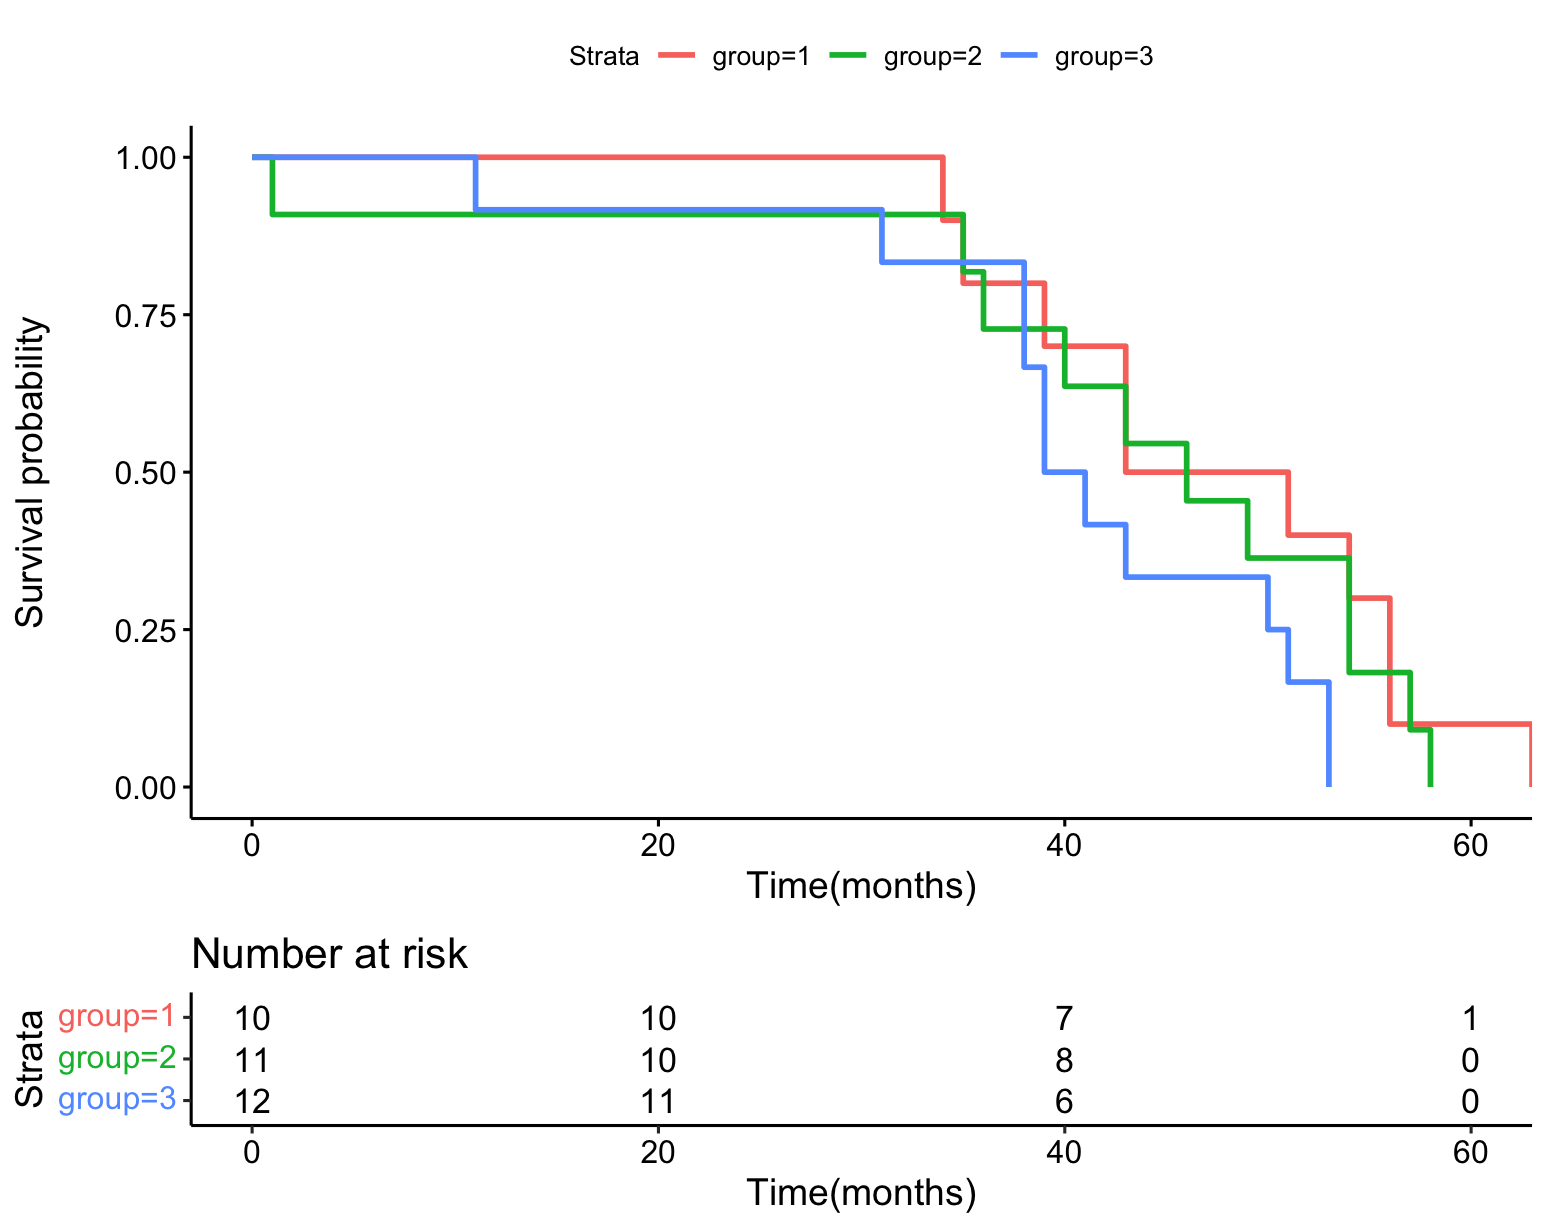

The R source for this figure:
library(readxl)
library(dplyr)
library(survival)
library(survminer)

# 读取xlsx文件
data <- read_excel("/Users/liyanjia/Desktop/大创/raw_data/CHARLS_data_variable_2011-2020/CHARLS_分库_2011-2020/Data_CHARLS_2015.xlsx")

# 筛选出r3agey列、ragender列、bl_crea列、bl_cysc列数据都不为空的样本
data_eGFR <- data[complete.cases(data[c(12, 14, 24, 26, 366, 373)]), ]

# CKD-EPI creatinine equation for estimated GFR
GFR_cr <- function(creatinine, age, sex) {
  if (sex == 2) {
    if (creatinine <= 0.7) {
      gfr <- 144 * (creatinine / 0.7)^-0.329 * 0.993^age
    } else {
      gfr <- 144 * (creatinine / 0.7)^-1.209 * 0.993^age
    }
  } else {
    if (creatinine <= 0.9) {
      gfr <- 141 * (creatinine / 0.7)^-0.411 * 0.993^age
    } else {
      gfr <- 141 * (creatinine / 0.7)^-1.209 * 0.993^age
    }
  }
  
  return(gfr)
}

# CKD-EPI cystatin C equation for estimating GFR
GFR_cys <- function(cystatin, age) {
  if (cystatin <= 0.8) {
    gfr <- 133 * (cystatin / 0.8)^-0.499 * 0.996^age
  } else {
    gfr <- 133 * (cystatin / 0.8)^-1.328 * 0.996^age
  }
  
  return(gfr)
}
# 对于data_eGFR中的每一个样本都计算其GFR_cr除以GFR_cys
CCR <- apply(data_eGFR, 1, function(x) {
  creatinine <- as.numeric(x[366])
  age <- as.numeric(x[24])
  sex <- as.numeric(x[26])
  cystatin <- as.numeric(x[373])
  
  return(GFR_cr(creatinine, age, sex)/GFR_cys(cystatin, age))
})

# 将CCR添加到data_eGFR的最后一列
data_eGFR$CCR <- CCR

# 计算CCR的三分位数
quantiles <- quantile(data_eGFR$CCR, probs = c(1/3, 2/3))

# 添加group列
data_eGFR <- data_eGFR %>% 
  mutate(group = cut(CCR, breaks = c(-Inf, quantiles[1], quantiles[2], Inf), labels = c("1", "2", "3")))
data_eGFR <- data_eGFR %>%
  transmute(ID,
            group,
            y = r3iwy,
            m = r3iwm)

death_data <- read_excel("/Users/liyanjia/Desktop/大创/raw_data/CHARLS2020r/exit.xlsx")
death_data = death_data[complete.cases(death_data$exb001_1), ]
death_data <- death_data %>% 
  transmute(ID, 
            dy = exb001_1,
            dm = exb001_2,
            era = exb002,) %>% 
  mutate(era = factor(era, levels = c("1 Solar calendar", "2 Lunar calendar"), labels = c("1", "2")))

# 将data和death_data合并
surv_data <- merge(data_eGFR, death_data, by = "ID")
# 计算每个样本的生存时间
surv_data$months <- (surv_data$dy - surv_data$y) * 12 + (surv_data$dm - surv_data$m)

# 创建Surv对象
surv_obj <- Surv(surv_data$months)

# 使用survfit函数拟合生存模型
fit <- survfit(surv_obj ~ surv_data$group)

# 使用ggsurvplot函数绘制生存曲线
ggsurvplot(fit, data = surv_data, risk.table = TRUE, legend.labs = NULL, xlab = "Time(months)")

# 使用survdiff函数进行log-rank检验
test_result <- survdiff(surv_obj ~ surv_data$group)

# 输出p值
p_value <- pchisq(test_result$chisq, length(test_result$n) - 1, lower.tail = FALSE)
print(p_value)
